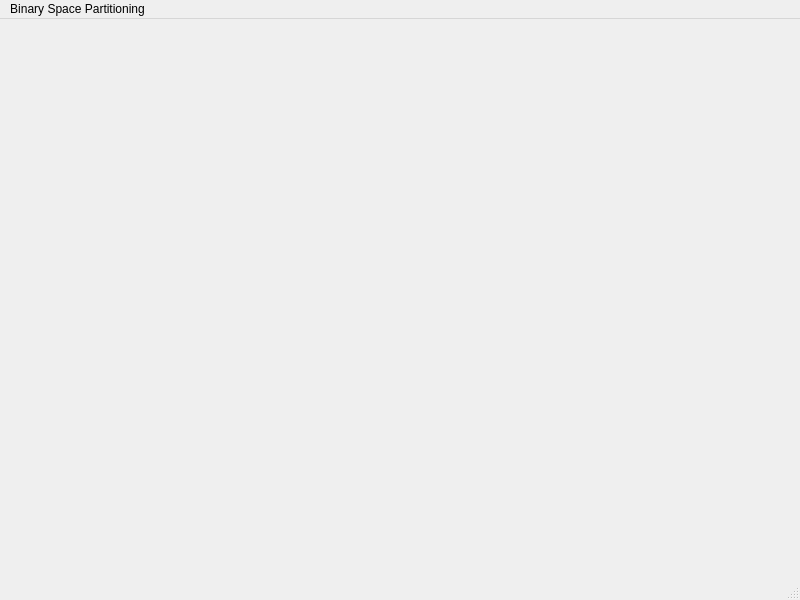
<?xml version="1.0" encoding="UTF-8"?>
<ui version="4.0">
 <class>MainWindow</class>
 <widget class="QMainWindow" name="MainWindow">
  <property name="geometry">
   <rect>
    <x>0</x>
    <y>0</y>
    <width>800</width>
    <height>600</height>
   </rect>
  </property>
  <property name="windowTitle">
   <string>MainWindow</string>
  </property>
  <widget class="QWidget" name="centralwidget">
   <property name="enabled">
    <bool>true</bool>
   </property>
   <widget class="QStackedWidget" name="stackedWidget">
    <property name="geometry">
     <rect>
      <x>10</x>
      <y>0</y>
      <width>781</width>
      <height>531</height>
     </rect>
    </property>
    <property name="currentIndex">
     <number>1</number>
    </property>
    <widget class="QWidget" name="home">
     <widget class="QPushButton" name="pickFile">
      <property name="geometry">
       <rect>
        <x>50</x>
        <y>190</y>
        <width>230</width>
        <height>110</height>
       </rect>
      </property>
      <property name="text">
       <string>Pick Plot Points File</string>
      </property>
     </widget>
     <widget class="QPushButton" name="pickPoints">
      <property name="geometry">
       <rect>
        <x>400</x>
        <y>190</y>
        <width>230</width>
        <height>110</height>
       </rect>
      </property>
      <property name="text">
       <string>Define Plot Points</string>
      </property>
     </widget>
    </widget>
    <widget class="QWidget" name="graph">
     <widget class="QCustomPlot" name="graphPlot" native="true">
      <property name="geometry">
       <rect>
        <x>-1</x>
        <y>-1</y>
        <width>781</width>
        <height>531</height>
       </rect>
      </property>
     </widget>
    </widget>
    <widget class="QWidget" name="pointsPicker"/>
   </widget>
  </widget>
  <widget class="QMenuBar" name="menubar">
   <property name="enabled">
    <bool>true</bool>
   </property>
   <property name="geometry">
    <rect>
     <x>0</x>
     <y>0</y>
     <width>800</width>
     <height>33</height>
    </rect>
   </property>
   <widget class="QMenu" name="menuBinary_Space_Partitioning">
    <property name="title">
     <string>Binary Space Partitioning</string>
    </property>
   </widget>
   <addaction name="menuBinary_Space_Partitioning"/>
  </widget>
  <widget class="QStatusBar" name="statusbar">
   <property name="enabled">
    <bool>true</bool>
   </property>
  </widget>
 </widget>
 <customwidgets>
  <customwidget>
   <class>QCustomPlot</class>
   <extends>QWidget</extends>
   <header>qcustomplot.h</header>
   <container>1</container>
  </customwidget>
 </customwidgets>
 <resources/>
 <connections/>
</ui>
